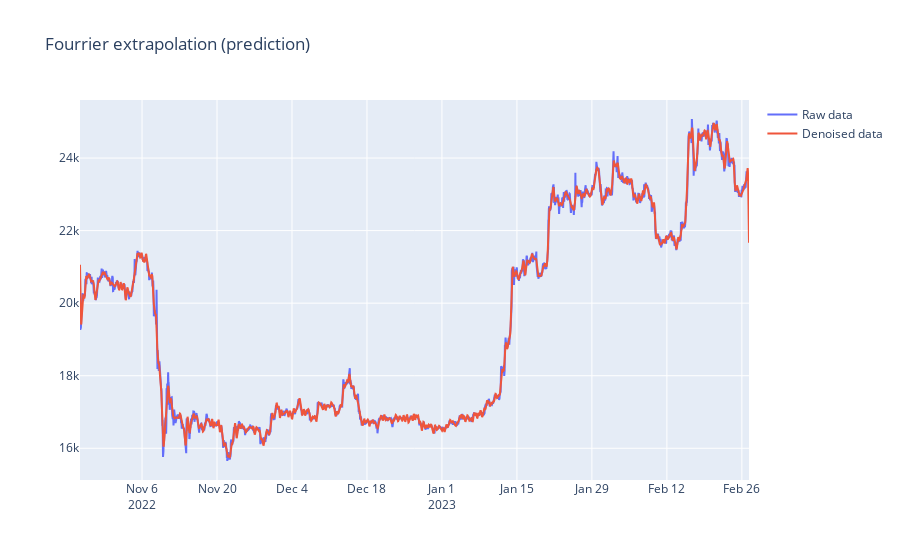

Here is the notebook cell this chart was saved with:
### Code cell
fig = make_subplots(
    rows=1, cols=1# , subplot_titles=("Fourrier and raw data comparing")
)

fig.add_trace(
    go.Scatter(
        name="Raw data",
        x=df.index,
        y=df["Close"],
    ),
    row=1,
    col=1,
)
fig.add_trace(
    go.Scatter(
        name="Denoised data",
         x=df.index,
         y=df["Close_denoised"],
    ),
    row=1,
    col=1,
)
fig.update_layout(
    xaxis_rangeslider_visible=False,
    showlegend=True,
    title_text="Fourrier extrapolation (prediction)",
)

### Figure 1 — Plotly figure (JSON) as saved in the notebook; plotly's stock layout.template omitted (floating-point values rounded to 4 significant figures; data arrays with more than 128 entries replaced by an {"elided": "..."} marker saying what was removed)
{"data": [{"name": "Raw data", "type": "scatter", "x": {"elided": "2999 str values"}, "xaxis": "x", "y": {"elided": "2999 float values"}, "yaxis": "y"}, {"name": "Denoised data", "type": "scatter", "x": {"elided": "2999 str values"}, "xaxis": "x", "y": {"elided": "2999 float values"}, "yaxis": "y"}], "layout": {"showlegend": true, "title": {"text": "Fourrier extrapolation (prediction)"}, "xaxis": {"anchor": "y", "domain": [0, 1], "rangeslider": {"visible": false}}, "yaxis": {"anchor": "x", "domain": [0, 1]}}}
